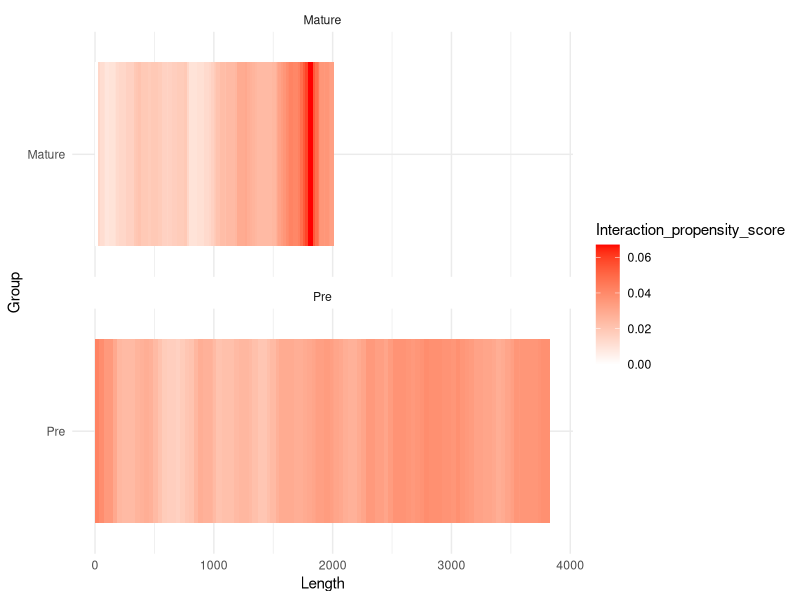
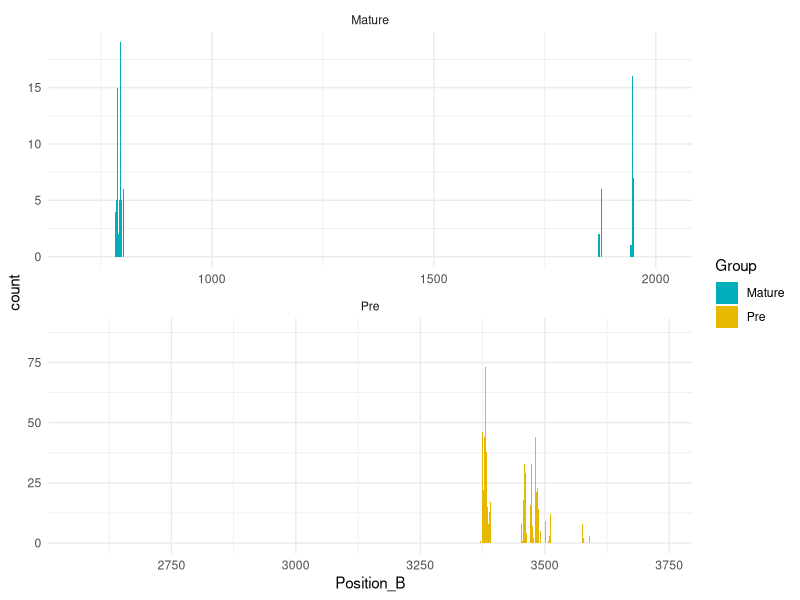
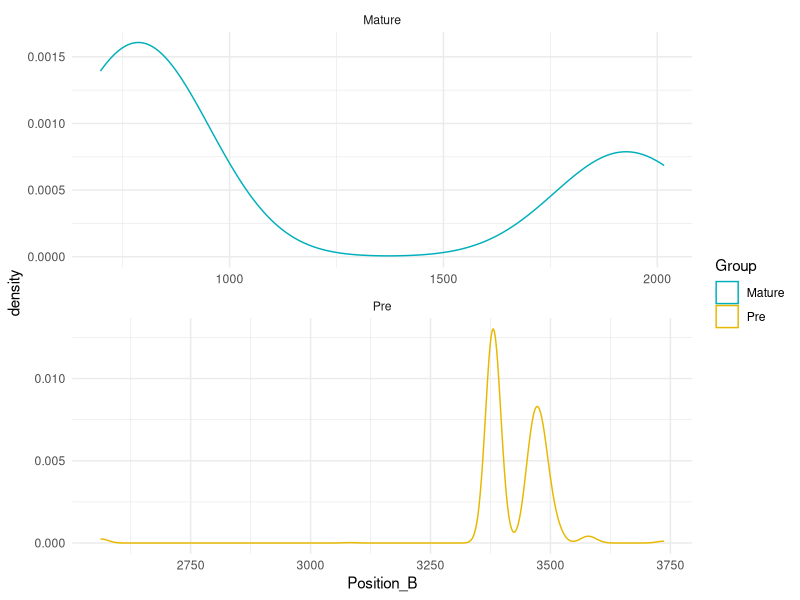
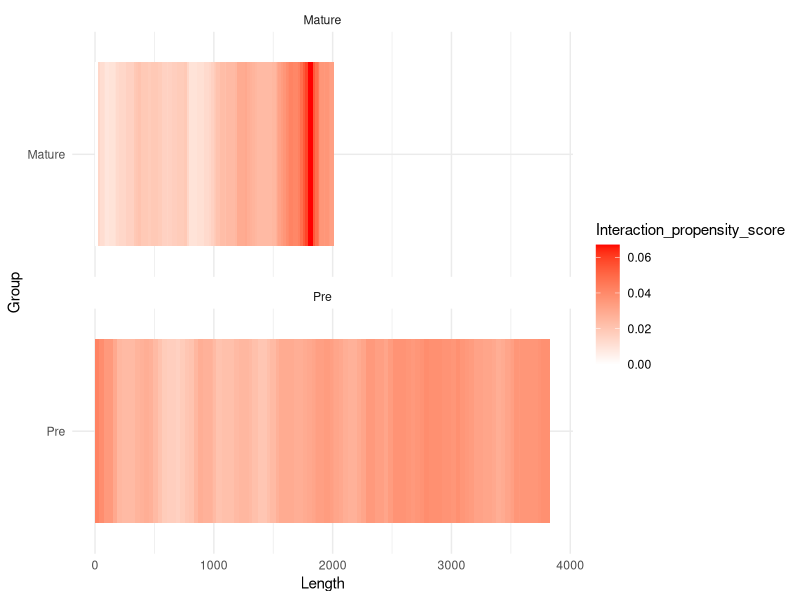
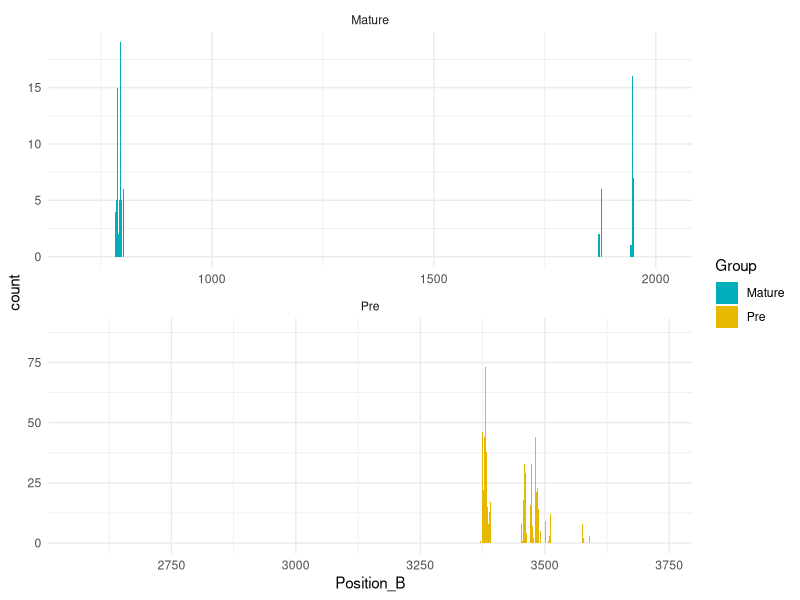
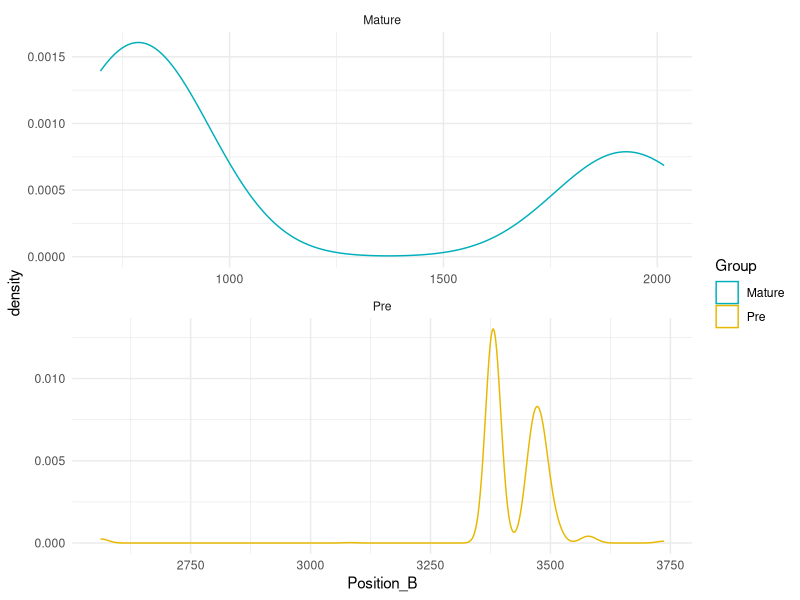

Write the R code that produced these figures, in order.
setwd("")
library(ggplot2)
library(reshape2)

table<-read.csv("interaction-score.csv",header=TRUE)

#table<-tapply(table$Range,list(table$Group))

# 绘图
p<-ggplot(data=table, aes(x=Group, y=Length, fill=Interaction_propensity_score)) +
  geom_bar(stat="identity")+
  #geom_text(aes(y=label_ypos, label=len), vjust=1.6, 
  #          color="white", size=3.5)+
  scale_fill_gradient(low = "white",high = "red")+
  facet_wrap(~Group,scales = "free_y",ncol = 1)+
  coord_flip()+
  theme_minimal()

p
ggsave(p, file="bar_SLUGmRNA.pdf", width=20, height=3,limitsize = FALSE)

#####################Combination Point##############################################3
Pre<-read.csv("PRE_Combination_point.csv",header=TRUE)
Mature<-read.csv("Mature_Combination_point.csv",header=TRUE)

Pre$Group<-"Pre"
Mature$Group<-"Mature"

all_data<-rbind(Pre,Mature)

p_pre_1<-ggplot(all_data)+
      geom_bar(aes(x = Position_B,fill=Group))+
      #geom_density(aes(x = Position_B,fill=Group))+
      scale_fill_manual(values=c("#00AFBB", "#E7B800"))+
      facet_wrap(~Group,scales = "free",ncol = 1)+
      theme_minimal()

p_pre_2<-ggplot(all_data)+
  #geom_bar(aes(x = Position_B,fill=Group))+
  geom_density(aes(x = Position_B,color=Group))+
  scale_color_manual(values=c("#00AFBB", "#E7B800"))+
  facet_wrap(~Group,scales = "free",ncol = 1)+
  theme_minimal()

p_pre_1
p_pre_2
ggsave(p_pre_1, file="barplot_SLUGmRNA.pdf", width=6, height=3,limitsize = FALSE)
ggsave(p_pre_2, file="density_SLUGmRNA.pdf", width=6, height=3,limitsize = FALSE)
